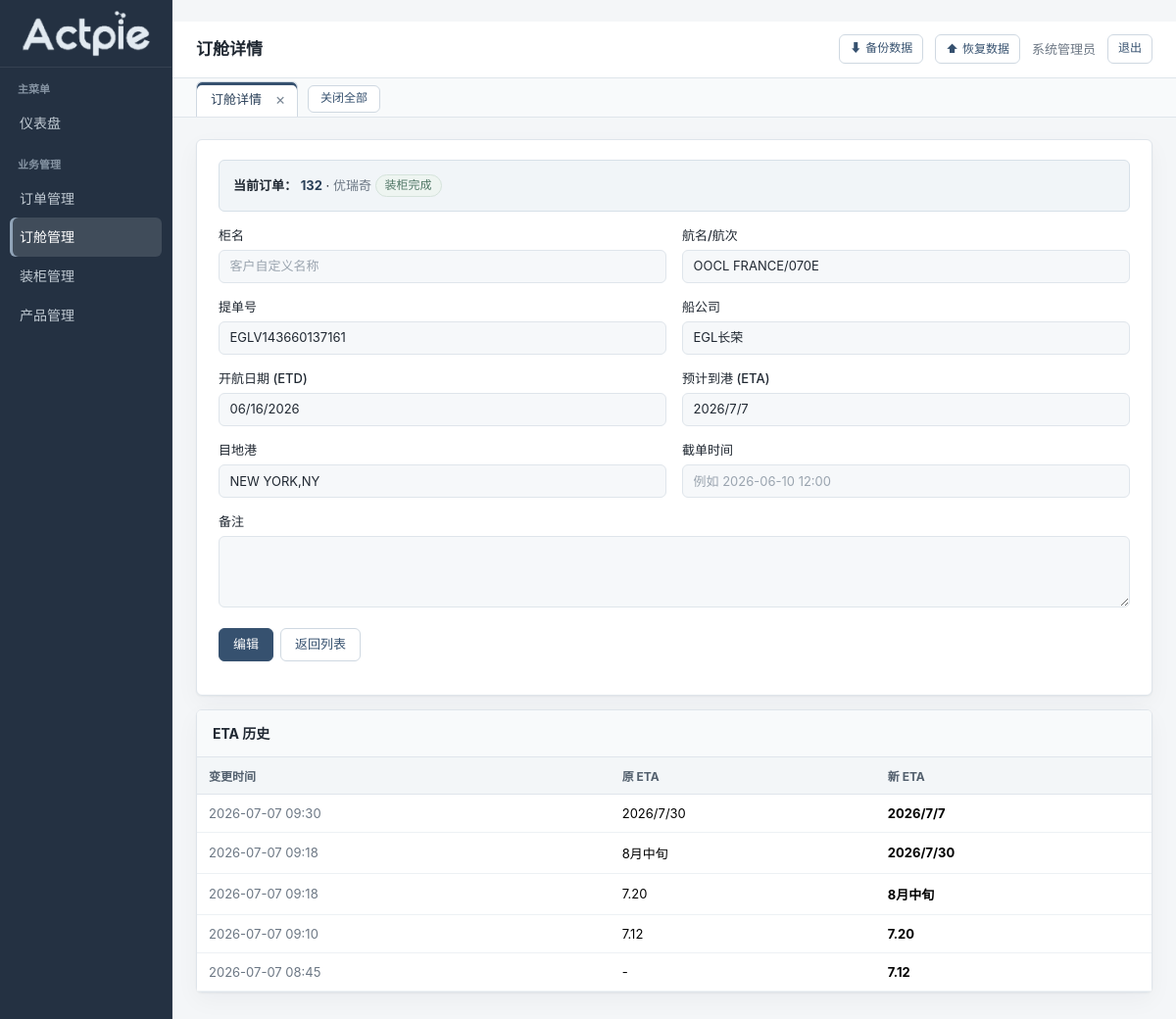
Screenshot of /booking/2 (signed in) with the database file from the repository.
### models.py (models this page shows)
class User(UserMixin, db.Model):
    __tablename__ = "users"
    id = db.Column(db.Integer, primary_key=True)
    username = db.Column(db.String(50), unique=True, nullable=False, index=True)
    password_hash = db.Column(db.String(256), nullable=False)
    display_name = db.Column(db.String(50))
    role = db.Column(db.String(10), default="user")  # admin / user
    created_at = db.Column(db.DateTime, default=lambda: datetime.now(timezone.utc))

class Order(db.Model):
    __tablename__ = "orders"
    id = db.Column(db.Integer, primary_key=True)
    order_no = db.Column(db.String(50), unique=True, nullable=False, index=True)
    supplier_name = db.Column(db.String(100), nullable=False)
    custom_name = db.Column(db.String(200))
    status = db.Column(db.String(20), default="下单")  # 下单/生产中/生产完成/订舱中/已订舱/装柜完成/已取消
    remarks = db.Column(db.Text)
    created_at = db.Column(db.DateTime, default=lambda: datetime.now(timezone.utc))
    updated_at = db.Column(db.DateTime, default=lambda: datetime.now(timezone.utc),
                           onupdate=lambda: datetime.now(timezone.utc))
    production_tasks = db.relationship(
        "ProductionTask", backref="order", lazy="dynamic",
        cascade="all, delete-orphan"
    )
    booking_records = db.relationship(
        "BookingRecord", backref="order", lazy="dynamic",
        cascade="all, delete-orphan"
    )
    container_records = db.relationship(
        "ContainerRecord", backref="order", lazy="dynamic",
        cascade="all, delete-orphan"
    )
    items = db.relationship(
        "OrderItem", backref="order", lazy="select",
        cascade="all, delete-orphan"
    )

class BookingEtaHistory(db.Model):
    __tablename__ = "booking_eta_history"
    id = db.Column(db.Integer, primary_key=True)
    booking_record_id = db.Column(
        db.Integer, db.ForeignKey("booking_records.id", ondelete="CASCADE"), nullable=False, index=True
    )
    old_eta = db.Column(db.String(100))
    new_eta = db.Column(db.String(100))
    changed_at = db.Column(db.DateTime, default=lambda: datetime.now(timezone.utc), index=True)
    booking = db.relationship("BookingRecord", backref=db.backref(
        "eta_history", lazy="select", cascade="all, delete-orphan", order_by="BookingEtaHistory.changed_at.desc()"
    ))

### routes/booking.py (the view)
@booking_bp.route("/<int:id>")
@login_required
def booking_detail(id):
    booking = db.session.get(BookingRecord, id)
    if not booking:
        flash("订舱记录不存在", "error")
        return redirect(url_for("booking.list_booking"))
    orders = Order.query.order_by(Order.created_at.desc()).all()
    eta_history_rows = BookingEtaHistory.query.filter_by(booking_record_id=id).order_by(
        BookingEtaHistory.changed_at.desc()
    ).all()
    return render_template(
        "booking/form.html",
        active_menu="booking",
        booking=booking,
        orders=orders,
        target_order=booking.order,
        pending_orders=[],
        selected_order_id=str(booking.order_id) if booking.order_id else "",
        view_only=True,
        eta_history_rows=eta_history_rows,
    )

### templates/booking/form.html (shortened to what this page needs)
{% extends "base.html" %}
{% block page_title %}{% if view_only %}订舱详情{% elif booking %}编辑订舱记录{% else %}创建订舱记录{% endif %}{% endblock %}
{% block content %}
<div class="card">
  <div class="card-body">
{% if target_order %}
      <div class="alert alert-info mb-3" role="alert" style="display:flex;align-items:center;justify-content:space-between;">
        <div>
          <strong>当前订单：</strong>
          <a href="{{ url_for('orders.order_detail', id=target_order.id, source='booking') }}" target="_blank" class="alert-link">{{ target_order.order_no }}</a>
          {% if target_order.supplier_name %} · <span class="text-muted">{{ target_order.supplier_name }}</span>{% endif %}
          <span class="badge badge-status status-{{ target_order.status }}">{{ target_order.status }}</span>
        </div>
      </div>
{% elif pending_orders %}
      <div class="alert alert-warning mb-3" role="alert">
        <strong>所有订单都已填完订舱。</strong>
        <a href="{{ url_for('booking.list_booking') }}" class="alert-link">返回列表</a>
      </div>
{% endif %}
    <form method="POST"
          action="{% if booking %}{{ url_for('booking.edit_booking', id=booking.id) }}{% else %}{{ url_for('booking.new_booking') }}{% endif %}"
          id="bookingForm">
      <div class="module-list" id="moduleList">
      </div>
      <div class="mt-4 d-flex gap-2">
        {% if view_only %}
        {% if booking %}
        <a href="{{ url_for('booking.edit_booking', id=booking.id) }}" class="btn btn-primary">编辑</a>
        {% endif %}
        <a href="{{ url_for('booking.list_booking') }}" class="btn btn-outline-secondary">返回列表</a>
        {% else %}
        <button type="submit" class="btn btn-primary">
          {% if booking %}保存修改{% else %}创建订舱{% endif %}
        </button>
        <a href="{{ url_for('booking.list_booking') }}" class="btn btn-outline-secondary">返回列表</a>
        {% endif %}
      </div>
    </form>
  </div>
</div>
{% if view_only and booking %}
<div class="card mt-3">
  <div class="card-header">ETA 历史</div>
  <div class="table-responsive">
    <table class="table table-hover mb-0">
      <thead>
        <tr>
          <th>变更时间</th>
          <th>原 ETA</th>
          <th>新 ETA</th>
        </tr>
      </thead>
      <tbody>
        {% if eta_history_rows %}
          {% for h in eta_history_rows %}
          <tr>
            <td class="text-muted">{{ h.changed_at.strftime('%Y-%m-%d %H:%M') if h.changed_at else '' }}</td>
            <td>{{ h.old_eta or '-' }}</td>
            <td class="fw-bold">{{ h.new_eta or '-' }}</td>
          </tr>
          {% endfor %}
        {% else %}
          <tr>
            <td colspan="3">
              <div class="empty-state py-3"><p class="mb-0">暂无 ETA 变更记录</p></div>
            </td>
          </tr>
        {% endif %}
      </tbody>
    </table>
  </div>
</div>
{% endif %}
{% endblock %}

### templates/base.html (shortened to what this page needs)
<!DOCTYPE html>
<html lang="zh-CN">
<head>
  <link href="https://cdn.jsdelivr.net/npm/bootstrap@5.3.3/dist/css/bootstrap.min.css" rel="stylesheet">
  <link rel="stylesheet" href="{{ url_for('static', filename='css/style.css') }}">
</head>
<body>
  <aside class="sidebar" id="sidebar">
    <div class="sidebar-brand">
      <img class="brand-logo" src="{{ url_for('static', filename='img/actpie-logo-cutout.png') }}" alt="Actpie">
    </div>
    <div class="sidebar-section">主菜单</div>
    <ul class="sidebar-nav">
      <li><a href="{{ url_for('index') }}" class="{% if active_menu == 'dashboard' %}active{% endif %}">
        <span class="nav-icon">&#9632;</span> 仪表盘
      </a></li>
    </ul>
    <div class="sidebar-section">业务管理</div>
    <ul class="sidebar-nav">
      <li><a href="{{ url_for('orders.list_orders') }}" class="{% if active_menu == 'orders' %}active{% endif %}">
        <span class="nav-icon">&#9632;</span> 订单管理
      </a></li>
      <li><a href="{{ url_for('booking.list_booking') }}" class="{% if active_menu == 'booking' %}active{% endif %}">
        <span class="nav-icon">&#9632;</span> 订舱管理
      </a></li>
      <li><a href="{{ url_for('container.list_container') }}" class="{% if active_menu == 'container' %}active{% endif %}">
        <span class="nav-icon">&#9632;</span> 装柜管理
      </a></li>
      <li><a href="{{ url_for('sku.list_sku') }}" class="{% if active_menu == 'sku' %}active{% endif %}">
        <span class="nav-icon">&#9632;</span> 产品管理
      </a></li>
    </ul>
  </aside>
  <div class="main-wrapper">
    <nav class="topbar">
      <div class="d-flex align-items-center gap-3">
        <span class="page-title">{% block page_title %}仪表盘{% endblock %}</span>
      </div>
      <div class="user-menu">
        {% if current_user.is_authenticated %}
          {% if current_user.role == 'admin' %}
            <a href="{{ url_for('admin.backup_database') }}" class="btn btn-outline-primary btn-sm" title="下载当前数据库完整备份（database.db）">
              <span style="margin-right:4px;">⬇</span>备份数据
            </a>
            <button type="button" class="btn btn-outline-danger btn-sm" id="btnRestoreData" title="上传 .db 文件覆盖当前数据，操作前会自动备份">
              <span style="margin-right:4px;">⬆</span>恢复数据
            </button>
          {% endif %}
          <span class="text-muted">{{ current_user.display_name or current_user.username }}</span>
          <a href="{{ url_for('auth.logout') }}" class="btn btn-outline-secondary btn-sm">退出</a>
        {% else %}
          <a href="{{ url_for('auth.login') }}" class="btn btn-primary btn-sm">登录</a>
        {% endif %}
      </div>
    </nav>
    {% if current_user.is_authenticated %}
    <div
      class="subpage-tabs"
      id="subpageTabs"
      aria-label="已打开页面"
      data-active-menu="{{ active_menu or '' }}"
      data-dashboard-url="{{ url_for('index') }}"
      data-orders-url="{{ url_for('orders.list_orders') }}"
      data-booking-url="{{ url_for('booking.list_booking') }}"
      data-container-url="{{ url_for('container.list_container') }}"
      data-sku-url="{{ url_for('sku.list_sku') }}"
    ></div>
    {% endif %}
    <div class="page-content">
      {% block content %}{% endblock %}
    </div>
  </div>
</body>
</html>

### templates/booking/form.html (style rules this page uses)
.module-list { display: flex; flex-direction: column; gap: 12px; }

### rows the page displays
User: display_name "系统管理员"
Order: order_no "132", supplier_name "优瑞奇", status "装柜完成"
BookingEtaHistory: changed_at "2026-07-07 09:30", old_eta "2026/7/30", new_eta "2026/7/7"
BookingEtaHistory: changed_at "2026-07-07 09:18", old_eta "8月中旬", new_eta "2026/7/30"
BookingEtaHistory: changed_at "2026-07-07 09:18", old_eta "7.20", new_eta "8月中旬"
BookingEtaHistory: changed_at "2026-07-07 09:10", old_eta "7.12", new_eta "7.20"
BookingEtaHistory: changed_at "2026-07-07 08:45", old_eta "-", new_eta "7.12"
